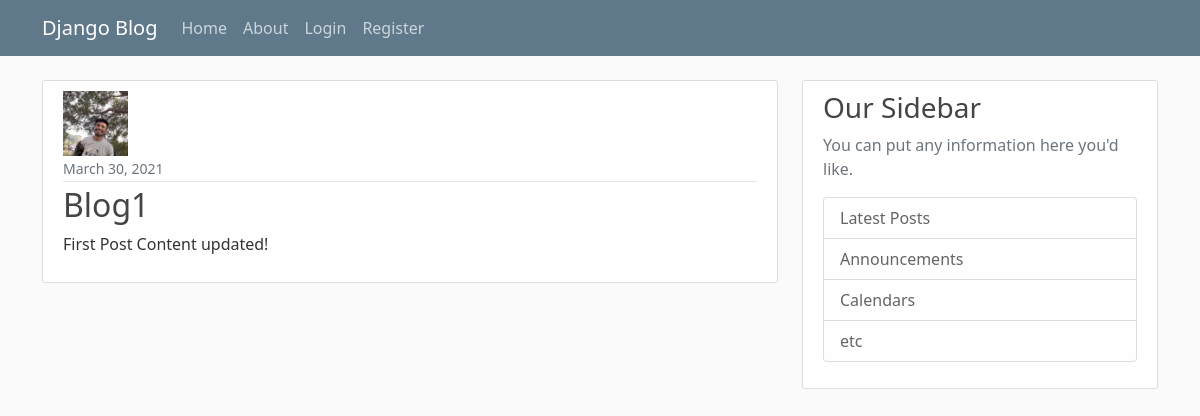
The app's page /post/1/ with its own data.
### my_firstapp/models.py (models this page shows, shortened)
class Post(models.Model):
    title = models.CharField(max_length = 100)
    content = models.TextField()
    date_posted = models.DateTimeField(default =  timezone.now)
    aurthor = models.ForeignKey(User, on_delete = models.CASCADE)

### users/models.py (models this page shows, shortened)
class Profile(models.Model):
    user = models.OneToOneField(User, on_delete = models.CASCADE)
    image = models.ImageField(default = 'default.jpg', upload_to = 'profile_pics')

### my_firstapp/views.py (the view)
# urls.py: path( 'post/<int:pk>/', PostDetailView.as_view(), name = 'post-detail' ),
class PostDetailView(DetailView):
    model = Post

### my_firstapp/templates/my_firstapp/post_detail.html (shortened to what this page needs)
{% extends 'my_firstapp/base.html' %}
{% block content %}
    <article class="media content-section">
        <img class="round-circle article-img" src="{{ object.aurthor.profile.image.url }}" alt="Proile Picture">
        <div class="media-body">
            <div class="article-metadata">
                <small class="text-muted">{{ object.date_posted|date:"F d, Y" }}</small>
            </div>
            <h2 class="article-title">{{ object.title }}</h2>
            <p class="article-content">{{ object.content }}</p>
        </div>
    </article>
{% endblock content %}

### my_firstapp/static/my_firstapp/main.css (style rules this page uses)
body { background: #fafafa; color: #333333; margin-top: 5rem; }
h1, h2, h3, h4, h5, h6 { color: #444444; }
.content-section { background: #ffffff; padding: 10px 20px; border: 1px solid #dddddd; border-radius: 3px; margin-bottom: 20px; }
.article-title { color: #444444; }
.article-content { white-space: pre-line; }
.article-img { height: 65px; width: 65px; margin-right: 16px; }
.article-metadata { padding-bottom: 1px; margin-bottom: 4px; border-bottom: 1px solid #e3e3e3 }

### records on screen
Post: aurthor.profile.image (picture), date_posted "March 30, 2021", title "Blog1", content "First Post Content updated!"
